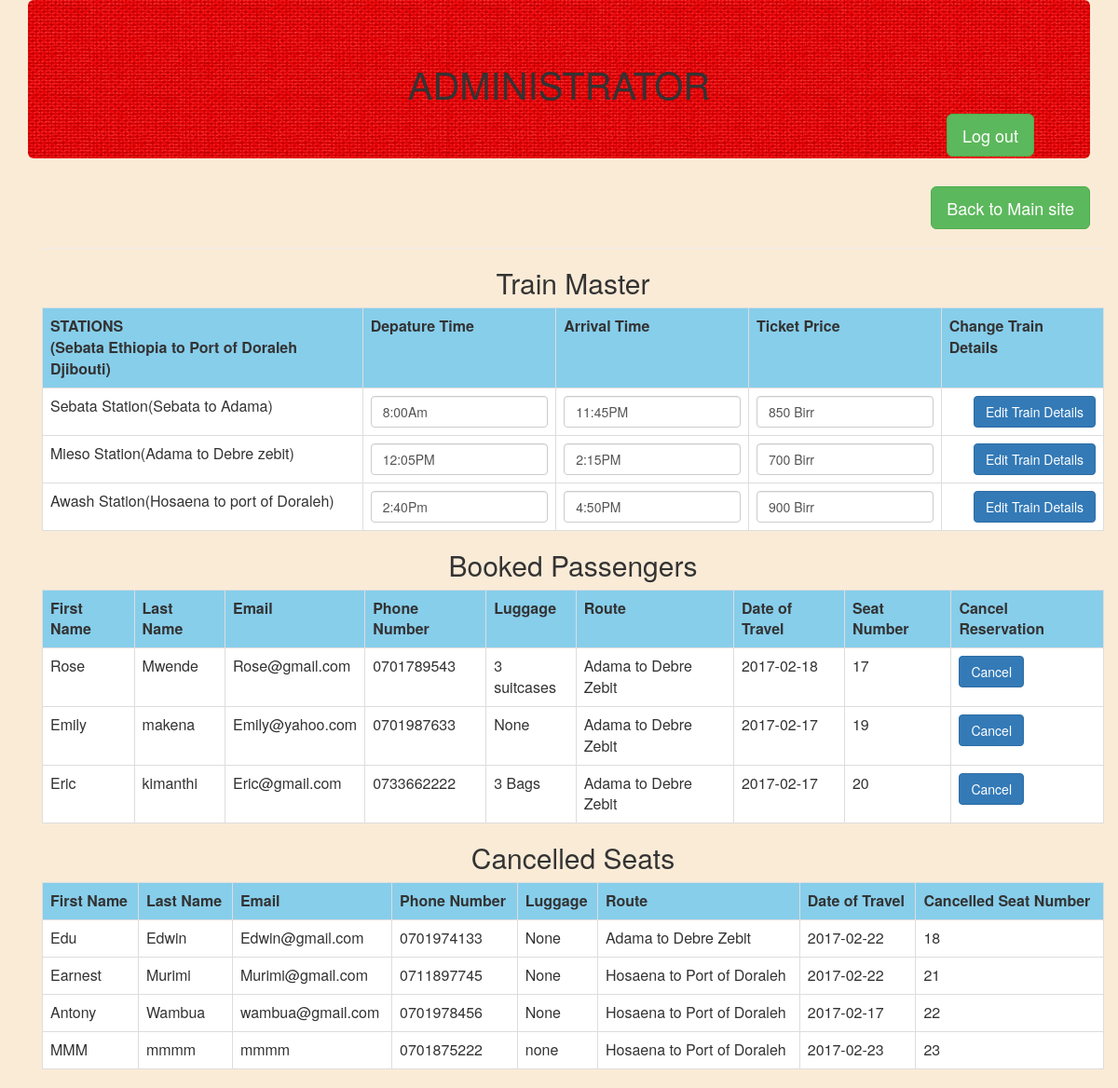
The app's page /admin/index.php with its own data.
### tables this page shows
CREATE TABLE `sebata` (
  `id` int(10) NOT NULL,
  `depature` varchar(255) NOT NULL,
  `arrival` varchar(255) NOT NULL,
  `ticket` varchar(255) NOT NULL
);

CREATE TABLE `mieso` (
  `id` int(10) NOT NULL,
  `depature` varchar(255) NOT NULL,
  `arrival` varchar(255) NOT NULL,
  `ticket` varchar(255) NOT NULL
);

CREATE TABLE `awash` (
  `id` int(10) NOT NULL,
  `depature` varchar(255) NOT NULL,
  `arrival` varchar(255) NOT NULL,
  `ticket` varchar(255) NOT NULL
);

CREATE TABLE `passengers` (
  `id` int(10) NOT NULL,
  `firstname` text NOT NULL,
  `lastname` text NOT NULL,
  `email` varchar(100) NOT NULL,
  `phonenumber` varchar(100) NOT NULL,
  `luggage` varchar(255) NOT NULL,
  `route` text NOT NULL,
  `date` date NOT NULL,
  `cancelled` tinyint(5) NOT NULL DEFAULT '0'
);

### admin/database.php (called while the page is built, shortened)
<?php
class database{
    protected $data;
    public function __construct($host="localhost", $username="root", $password="",$dbname="charlesmigwi",$options=[]){
        try {
            $this->data=new PDO("mysql:host={$host};dbname={$dbname};charset=utf8", $username,$password,$options);
            $this->data->setAttribute(PDO::ATTR_ERRMODE, PDO::ERRMODE_EXCEPTION);
            $this->data->setAttribute(PDO::ATTR_DEFAULT_FETCH_MODE, PDO::FETCH_ASSOC);
        }catch (PDOException $e){
            throw new Exception($e->getMessage());
        }
    }
    public function getrows($query, $params=[]){
        try{
            $stmt=$this->data->prepare($query);
            $stmt->execute($params);
            return $stmt->fetchAll();
        }catch(PDOException $e){
            throw new Exception($e->getMessage());
        }
    }
}
?>

### admin/index.php (the view, shortened to what this page needs)
<!DOCTYPE hmtl>
<html xmlns="http://www.w3.org/1999/html">
<head>
    <link rel="stylesheet" type="text/css" href="../bootstrap/bootstrap/css/bootstrap.min.css" />
    <link rel="stylesheet" type="text/css" href="../bootstrap/font-awesome/css/font-awesome.min.css" />
    <link rel="stylesheet" href="styles/admin.css">
</head>
<body>
<div class="container">
    <div class="row">
        <div class="col-md-12">
<div class="jumbotron" id="main_header">
        <h2>ADMINISTRATOR</h2>
    <a href="logout.php" button type="submit" class="btn btn-success pull-right btn-lg">Log out</abutton></a>
</div>
    <a href="../index.php" button type="submit"  class="btn btn-success pull-right btn-lg">Back to Main site</abutton></a>
        </div>
            </div>
        <div class="container">
        <div class="row">
         <div class="col-md-12">
             <hr>
             <?php
             require_once 'database.php';
             $db=new database();
             ?>
             <h2 class="text-center">Train Master</h2>
             <table class="table table-bordered ">
                 <tr>
                     <th bgcolor="skyblue">STATIONS<br>(Sebata Ethiopia to Port of Doraleh Djibouti)</th>
                     <th bgcolor="skyblue">Depature Time</th>
                     <th bgcolor="skyblue">Arrival Time</th>
                     <th bgcolor="skyblue">Ticket Price</th>
                     <th bgcolor="skyblue">Change Train Details</th>
                 </tr>
                 <?php
                 $getsebata=$db->getrows("SELECT * FROM sebata");
                 ?>
                 <form action="index.php" method="POST" enctype="multipart/form-data">
                     <tr bgcolor="white">
                         <?php foreach ($getsebata as $sebata){
                             ?>
                             <td>Sebata Station(Sebata to Adama)</td>
                             <td><input type="text" name="sbd" class="form-control" value="<?=$sebata['depature']?>"> </td>
                             <td><input type="text" name="sba" class="form-control" value="<?=$sebata['arrival']?>"> </td>
                             <td><input type="text" name="sbt" class="form-control" value="<?=$sebata['ticket']?>"> </td>
                         <?php }?>
                         <td><button type="submit" name="sebata" class="btn btn-primary pull-right">Edit Train Details</button> </br></td>
                 </form>
                 <?php
                 $getmieso=$db->getrows("SELECT * FROM mieso");
                 ?>
                 <form action="index.php" method="POST" enctype="multipart/form-data">
                     <tr bgcolor="white">
                         <?php foreach ($getmieso as $mieso){
                             ?>
                             <td>Mieso Station(Adama to Debre zebit)</td>
                             <td><input type="text" name="abd" class="form-control" value="<?=$mieso['depature']?>"> </td>
                             <td><input type="text" name="aba" class="form-control" value="<?=$mieso['arrival']?>"> </td>
                             <td><input type="text" name="abt" class="form-control" value="<?=$mieso['ticket']?>"> </td>
                         <?php }?>
                         <td><button type="submit" name="mieso" class="btn btn-primary pull-right">Edit Train Details</button> </br></td>
                 </form>
                 <?php
                 $getawash=$db->getrows("SELECT * FROM awash");
                 ?>
                 <form action="index.php" method="POST" enctype="multipart/form-data">
                     <tr bgcolor="white">
                         <?php foreach ($getawash as $awash){
                             ?>
                             <td>Awash Station(Hosaena to port of Doraleh)</td>
                             <td><input type="text" name="abd" class="form-control" value="<?=$awash['depature']?>"> </td>
                             <td><input type="text" name="aba" class="form-control" value="<?=$awash['arrival']?>"> </td>
                             <td><input type="text" name="abt" class="form-control" value="<?=$awash['ticket']?>"> </td>
                         <?php }?>
                         <td><button type="submit" name="awash" class="btn btn-primary pull-right">Edit Train Details</button> </br></td>
                 </form>
             </table>
<h2 class="text-center">Booked Passengers</h2>
<table class="table table-bordered "  align="center">
            <tr bgcolor="skyblue" class="text-center">
            <th>First Name</th>
            <th>Last Name</th>
            <th>Email</th>
            <th>Phone Number</th>
                <th>Luggage</th>
            <th>Route</th>
            <th>Date of Travel</th>
            <th>Seat Number</th>
                <th>Cancel Reservation</th>
            </tr>
            <?php
            $getdata=$db->getrows("SELECT * FROM passengers WHERE cancelled=?",["0"]);
             foreach ($getdata as $data){
            ?>
            <tr bgcolor="white">
                <td><?php echo $data['firstname']?></td>
                <td><?php echo $data['lastname']?></td>
                <td><?php echo $data['email']?></td>
                <td><?php echo $data['phonenumber']?></td>
                <td><?php echo $data['luggage']?></td>
                <td><?php echo $data['route']?></td>
                <td><?php echo $data['date']?></td>
                <td><?php echo $data['id']?></td>
                <td><a href="delete.php?delete_pass=<?php echo $data['id'];?> "button class="btn btn-primary">Cancel</a> </td>
            </tr>
            <?php } ?>
        </table>
             <?php
             $getdata=$db->getrows("SELECT * FROM passengers WHERE cancelled=?",["1"]);
             ?>
             <h2 class="text-center">Cancelled Seats</h2>
             <table class="table table-bordered "  align="center">
                 <tr bgcolor="skyblue" class="text-center">
                     <th>First Name</th>
                     <th>Last Name</th>
                     <th>Email</th>
                     <th>Phone Number</th>
                     <th>Luggage</th>
                     <th>Route</th>
                     <th>Date of Travel</th>
                     <th> Cancelled Seat Number</th>
                 </tr>
                    <?php
                $getdata=$db->getrows("SELECT * FROM passengers WHERE cancelled=?",["1"]);
                foreach ($getdata as $data){
                    ?>
                    <tr bgcolor="white">
                        <td><?php echo $data['firstname']?></td>
                        <td><?php echo $data['lastname']?></td>
                        <td><?php echo $data['email']?></td>
                        <td><?php echo $data['phonenumber']?></td>
                        <td><?php echo $data['luggage']?></td>
                        <td><?php echo $data['route']?></td>
                        <td><?php echo $data['date']?></td>
                        <td><?php echo $data['id']?></td>
                    </tr>
                <?php } ?>
         </div>
        </div>
        </div>
</div>
</body>
</html>

### admin/styles/admin.css (style rules this page uses)
* { padding:0px; margin:0px; }
body { background-color: antiquewhite; padding-top: 0px; }
#main_header { background: #E80003 url(pattern.png) repeat; }
#main_header h2 { text-align:center; font-size:40px; }

### records on screen
sebata: sbd "8:00Am", sba "11:45PM", sbt "850 Birr"
mieso: abd "12:05PM", aba "2:15PM", abt "700 Birr"
awash: abd "2:40Pm", aba "4:50PM", abt "900 Birr"
passengers: firstname "Rose", lastname "Mwende", email "Rose@gmail.com", phonenumber "0701789543", luggage "3 suitcases", route "Adama to Debre Zebit", date "2017-02-18", id "17"
passengers: firstname "Emily", lastname "makena", email "Emily@yahoo.com", phonenumber "0701987633", luggage "None", route "Adama to Debre Zebit", date "2017-02-17", id "19"
passengers: firstname "Eric", lastname "kimanthi", email "Eric@gmail.com", phonenumber "0733662222", luggage "3 Bags", route "Adama to Debre Zebit", date "2017-02-17", id "20"
passengers: firstname "Edu", lastname "Edwin", email "Edwin@gmail.com", phonenumber "0701974133", luggage "None", route "Adama to Debre Zebit", date "2017-02-22", id "18"
passengers: firstname "Earnest", lastname "Murimi", email "Murimi@gmail.com", phonenumber "0711897745", luggage "None", route "Hosaena to Port of Doraleh", date "2017-02-22", id "21"
passengers: firstname "Antony", lastname "Wambua", email "wambua@gmail.com", phonenumber "0701978456", luggage "None", route "Hosaena to Port of Doraleh", date "2017-02-17", id "22"
passengers: firstname "MMM", lastname "mmmm", email "mmmm", phonenumber "0701875222", luggage "none", route "Hosaena to Port of Doraleh", date "2017-02-23", id "23"
